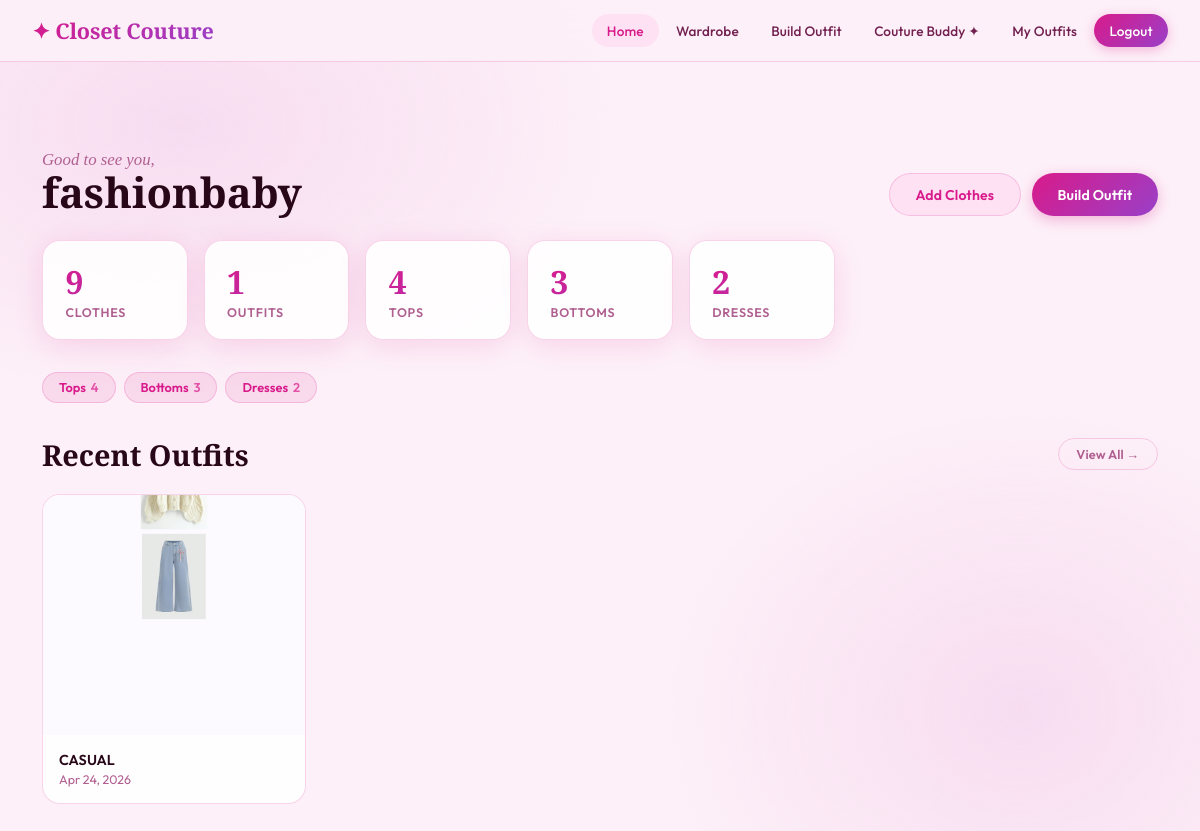
The page /dashboard (signed in) on the database its author committed.
### app.py (models this page shows)
class User(db.Model):
    id            = db.Column(db.Integer, primary_key=True)
    username      = db.Column(db.String(80),  unique=True, nullable=False)
    email         = db.Column(db.String(120), unique=True, nullable=False)
    password_hash = db.Column(db.String(200), nullable=False)
    gender        = db.Column(db.String(10))
    created_at    = db.Column(db.DateTime, default=datetime.utcnow)
    clothes       = db.relationship('ClothingItem', backref='owner', lazy=True, cascade='all,delete')
    outfits       = db.relationship('Outfit',       backref='owner', lazy=True, cascade='all,delete')

class Outfit(db.Model):
    id           = db.Column(db.Integer, primary_key=True)
    user_id      = db.Column(db.Integer, db.ForeignKey('user.id'), nullable=False)
    name         = db.Column(db.String(100), nullable=False)
    items_json   = db.Column(db.Text)
    canvas_path  = db.Column(db.String(200))
    ai_generated = db.Column(db.Boolean, default=False)
    inspo_text   = db.Column(db.Text)
    style_note   = db.Column(db.Text)
    created_at   = db.Column(db.DateTime, default=datetime.utcnow)

### app.py (the view)
@app.route('/dashboard')
def dashboard():
    if 'user_id' not in session: return redirect(url_for('login'))
    user    = db.session.get(User, session['user_id'])
    clothes = ClothingItem.query.filter_by(user_id=user.id).all()
    outfits = Outfit.query.filter_by(user_id=user.id).order_by(Outfit.created_at.desc()).limit(6).all()
    counts  = {c: sum(1 for x in clothes if x.category==c) for c in CATEGORIES}
    return render_template('dashboard.html', user=user, clothes=clothes,
                           outfits=outfits, counts=counts, categories=CATEGORIES,
                           gender=user.gender, item_img_url=item_img_url)

### templates/dashboard.html (shortened to what this page needs)
{% extends 'base.html' %}
{% block content %}
<div class="container">
  <div class="dash-hero">
    <div>
      <p class="serif-italic">Good to see you,</p>
      <h1 class="display">{{ user.username }}</h1>
    </div>
    <div style="display:flex;gap:.7rem;flex-wrap:wrap">
      <a href="{{ url_for('wardrobe') }}" class="btn btn-secondary">Add Clothes</a>
      <a href="{{ url_for('builder') }}" class="btn btn-primary">Build Outfit</a>
    </div>
  </div>
  <div class="stat-row">
    <div class="stat"><div class="n">{{ clothes|length }}</div><div class="l">Clothes</div></div>
    <div class="stat"><div class="n">{{ outfits|length }}</div><div class="l">Outfits</div></div>
    {% for cat in categories if counts[cat] > 0 %}
    <div class="stat"><div class="n">{{ counts[cat] }}</div><div class="l">{{ cat }}</div></div>
    {% endfor %}
  </div>
  {% if clothes %}
  <div class="quick-cats">
    {% for cat in categories if counts[cat] > 0 %}
    <a href="{{ url_for('wardrobe') }}#{{ cat }}" class="qcat">
      {{ cat }}<span class="cnt">{{ counts[cat] }}</span>
    </a>
    {% endfor %}
  </div>
  {% endif %}
  <div style="display:flex;align-items:center;justify-content:space-between;margin-bottom:1.25rem">
    <h2 class="display-sm">Recent Outfits</h2>
    <a href="{{ url_for('outfits_gallery') }}" class="btn btn-ghost btn-sm">View All →</a>
  </div>
  {% if outfits %}
  <div class="outfits-grid">
    {% for o in outfits %}
    <div class="outfit-card">
      {% if o.canvas_path %}
      <img src="{{ url_for('static', filename='uploads/'+o.canvas_path) }}" alt="{{ o.name }}">
      {% else %}
      <div style="height:240px;background:var(--bg2);display:flex;align-items:center;justify-content:center;font-size:3rem">👗</div>
      {% endif %}
      <div class="oi">
        <div class="on">{{ o.name }}</div>
        <div class="od">{{ o.created_at.strftime('%b %d, %Y') }}</div>
      </div>
    </div>
    {% endfor %}
  </div>
  {% endif %}
</div>
{% endblock %}

### templates/base.html (style rules this page uses)
body.theme-female { --bg: #FDF0F8; --bg2: #F7DCF0; --surface: rgba(255,255,255,0.88); --surface2: rgba(255,215,240,0.55); --a1: #D91A8A; --a2: #9940C8; --a3: #FF6DB6; --a4: #C880F0; --txt: #280818; --txt2: #722050; --txt3: #B06090; --border: rgba(217,26,138,0.18); --glow: rgba(217,26,138,0.28); --navbg: rgba(253,240,248,0.94); --shadow: 0 6px 28px rgba(217,26,138,0.13); --grad: linear-gradient(135deg,#D91A8A 0%,#9940C8 100%); --gradsoft: linear-gradient(135deg,#F7B8DE 0%,#D8A0E8 50%,#B880F0 100%); --cat-chip: rgba(217,26,138,0.10); }
body { --bg:#F5EFFF;--bg2:#EAE0FF;--surface:rgba(255,255,255,0.9);--surface2:rgba(220,210,255,0.5); --a1:#6030B0;--a2:#9060D8;--a3:#C090F0;--a4:#E0C8FF;--txt:#1A0840;--txt2:#4A2890; --txt3:#8060B8;--border:rgba(96,48,176,0.18);--glow:rgba(96,48,176,0.25); --navbg:rgba(245,239,255,0.94);--shadow:0 6px 28px rgba(96,48,176,0.12); --grad:linear-gradient(135deg,#6030B0,#3A1870);--gradsoft:linear-gradient(135deg,#C8B0F0,#A080D8,#7850C0); --cat-chip:rgba(96,48,176,0.09); }
*,*::before,*::after { box-sizing:border-box;margin:0;padding:0 }
body { background:var(--bg);color:var(--txt);font-family:'Outfit',sans-serif;min-height:100vh;overflow-x:hidden }
body::before { content:'';position:fixed;inset:0; background:radial-gradient(ellipse 55% 50% at 15% 15%,var(--bg2) 0%,transparent 65%), radial-gradient(ellipse 45% 55% at 85% 85%,var(--bg2) 0%,transparent 65%); pointer-events:none;z-index:0 }
.container { max-width:1180px;margin:0 auto;padding:2rem }
.btn { display:inline-flex;align-items:center;gap:.45rem;padding:.7rem 1.6rem; border-radius:50px;border:none;cursor:pointer;font-family:'Outfit',sans-serif; font-size:.88rem;font-weight:600;transition:all .22s;text-decoration:none;letter-spacing:.01em }
.btn-primary { background:var(--grad);color:#fff;box-shadow:0 4px 14px var(--glow) }
.btn-secondary { background:var(--surface2);color:var(--a1);border:1px solid var(--border) }
.btn-ghost { background:transparent;color:var(--txt3);border:1px solid var(--border) }
.btn-sm { padding:.45rem 1.1rem;font-size:.8rem }
.display { font-family:'Bodoni Moda',serif;font-size:2.6rem;font-weight:900; line-height:1.1;color:var(--txt) }
.display-sm { font-family:'Bodoni Moda',serif;font-size:1.8rem;font-weight:700;color:var(--txt) }
.serif-italic { font-family:'Cormorant',serif;font-style:italic;color:var(--txt3);font-size:1.05rem }

### templates/dashboard.html (style rules this page uses)
.dash-hero { padding:2.5rem 0 1.5rem;display:flex;align-items:flex-end;justify-content:space-between;flex-wrap:wrap;gap:1rem }
.stat-row { display:grid;grid-template-columns:repeat(auto-fill,minmax(140px,1fr));gap:1rem;margin-bottom:2rem }
.stat { background:var(--surface);border:1px solid var(--border);border-radius:18px; padding:1.2rem 1.4rem;box-shadow:var(--shadow) }
.stat .n { font-family:'Bodoni Moda',serif;font-size:2rem;font-weight:900; background:var(--grad);-webkit-background-clip:text;-webkit-text-fill-color:transparent;background-clip:text }
.stat .l { font-size:.78rem;font-weight:600;color:var(--txt3);text-transform:uppercase;letter-spacing:.06em;margin-top:.1rem }
.outfits-grid { display:grid;grid-template-columns:repeat(auto-fill,minmax(220px,1fr));gap:1.25rem }
.outfit-card { background:var(--surface);border:1px solid var(--border);border-radius:18px; overflow:hidden;transition:all .28s;cursor:pointer }
.outfit-card img { width:100%;height:240px;object-fit:cover;display:block }
.outfit-card .oi { padding:1rem }
.outfit-card .on { font-weight:600;font-size:.9rem;color:var(--txt) }
.outfit-card .od { font-size:.78rem;color:var(--txt3);margin-top:.2rem }
.quick-cats { display:flex;flex-wrap:wrap;gap:.5rem;margin-bottom:2rem }
.qcat { padding:.4rem 1rem;border-radius:50px;font-size:.8rem;font-weight:600; background:var(--cat-chip);color:var(--a1);border:1px solid var(--border); text-decoration:none;transition:all .2s }
.qcat .cnt { margin-left:.3rem;opacity:.7 }

### rows shown on the page
User: username "fashionbaby"
Outfit: canvas_path (picture), name "CASUAL", created_at "Apr 24, 2026"

### other values the page prints
{{ clothes|length }} "9"
{{ outfits|length }} "1"
{{ counts[cat] }} "4" "3" "2"
{{ cat }} "TOPS" "BOTTOMS" "DRESSES"
{{ cat }} "Tops" "Bottoms" "Dresses"
